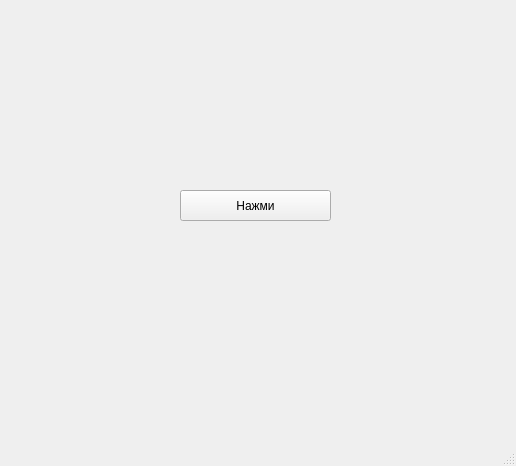
<?xml version="1.0" encoding="UTF-8"?>
<ui version="4.0">
 <class>MainWindow</class>
 <widget class="QMainWindow" name="MainWindow">
  <property name="geometry">
   <rect>
    <x>0</x>
    <y>0</y>
    <width>516</width>
    <height>466</height>
   </rect>
  </property>
  <property name="windowTitle">
   <string>MainWindow</string>
  </property>
  <widget class="QWidget" name="centralwidget">
   <widget class="QPushButton" name="pushButton">
    <property name="geometry">
     <rect>
      <x>180</x>
      <y>190</y>
      <width>151</width>
      <height>31</height>
     </rect>
    </property>
    <property name="text">
     <string>Нажми</string>
    </property>
   </widget>
  </widget>
  <widget class="QMenuBar" name="menubar">
   <property name="geometry">
    <rect>
     <x>0</x>
     <y>0</y>
     <width>516</width>
     <height>21</height>
    </rect>
   </property>
  </widget>
  <widget class="QStatusBar" name="statusbar"/>
 </widget>
 <resources/>
 <connections/>
</ui>
